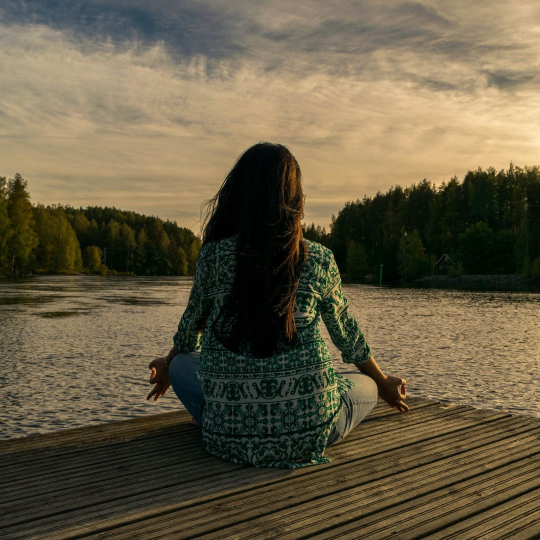
#> input picture test_files/girl.jpg, 1080 x 1080 px, found by its file name (shown at 1/2 size)
$ python updated.py
#> lines starting #> are read from the running program, lines starting #| are printed output that depends on the picture; long printed decimals are rounded
import cv2
import numpy as np
from matplotlib import pyplot as plt
from matplotlib.colors import Normalize
import matplotlib.cm as cm
import imageio.v2 as imageio
import math

def performzeropadding(image):
 org_h,org_w,channel=np.array(image.shape)
 org_h = np.int32(org_h)
 org_w = np.int32(org_w)


 nbh = math.ceil(org_h/8)            #number of block must be divisible by 8
 nbh = np.int32(nbh)

 nbw = math.ceil(org_w/8)
 nbw = np.int32(nbw)

 H =  8 * nbh
 W =  8 * nbw

 paddedimage = np.zeros((H,W,3), 'uint8')
 paddedimage[0:org_h,0:org_w] = image[0:org_h,0:org_w]
 return(paddedimage)


# [64 lines left out: function extractwatermark1, not called in this run]


alpha=0.99
#step-1: Read CoverImage

fn2 = 'C:/Users/dines/Desktop/afterexam/girl.jpg'
coverimage = performzeropadding( imageio.imread(fn2)) #read image in RGB
#> in performzeropadding, `org_h,org_w,channel=np.array(image.shape)`: org_h = 1080; channel = 3
#> in performzeropadding, `nbh = math.ceil(org_h/8)`: nbh = 135
#> in performzeropadding, `H =  8 * nbh`: H = 1080
#> in performzeropadding, paddedimage is the input picture: shape (1080, 1080, 3); mean R, G, B 102.1, 91.9, 68.1
cover_int=coverimage
coverimage=coverimage/255;
# [4 lines of commented-out code are left out]
rgb_image = cv2.cvtColor(cover_int, cv2.COLOR_BGR2RGB) #this is used to convert bgr to rgb
cv2.imwrite('original_cover_image.jpg', rgb_image)

print("Cover Image Size=", coverimage.shape)
#| Cover Image Size= (1080, 1080, 3)
print(type(fn2))
print(type(coverimage))
#| <class 'numpy.ndarray'>


#step-2: Extract Red, Green and Blue Component from cover image

red_cover = coverimage.copy()
# set green and blue channels to 0
red_cover[:, :, 1] = 0
red_cover[:, :, 2] = 0

green_cover = coverimage.copy()
# set red and blue channels to 0
green_cover[:, :, 0] = 0
green_cover[:, :, 2] = 0

blue_cover = coverimage.copy()
# set green and red channels to 0
blue_cover[:, :, 0] = 0
blue_cover[:, :, 1] = 0
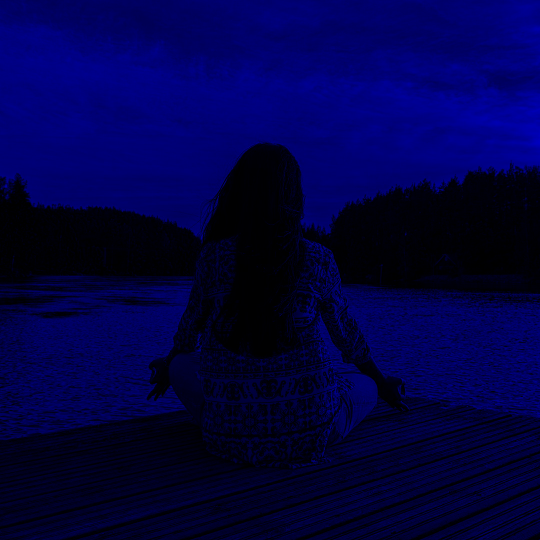
#> blue_cover: shape (1080, 1080, 3) float64 (shown at 1/2 size); mean R, G, B 0, 0, 0.267


# [24 lines of commented-out code are left out]

dct_r_org= cv2.dct(coverimage[:,:,0])
dct_g_org= cv2.dct(coverimage[:,:,1])
dct_b_org= cv2.dct(coverimage[:,:,2])

#checking to see if original figure can be reconstructed using IDCT or not

DCT_RGB_org = np.zeros((coverimage.shape[0],coverimage.shape[1],3), 'float64')
DCT_RGB_org[:,:,0] = cv2.idct(dct_r_org)
DCT_RGB_org[:,:,1] = cv2.idct(dct_g_org)
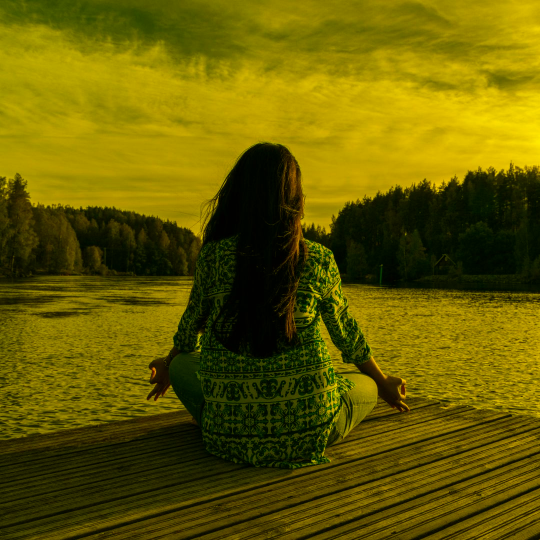
#> DCT_RGB_org: shape (1080, 1080, 3) float64 (shown at 1/2 size); mean of channels 0, 1, 2 0.4, 0.361, 0; drawn with min black and max white
DCT_RGB_org[:,:,2] = cv2.idct(dct_b_org)

normalizedDCT_RGB_org=np.clip(DCT_RGB_org,0,1)
# plt.imshow(normalizedDCT_RGB_org)
# plt.show()
a1=np.uint8(normalizedDCT_RGB_org*255)
rgb_image = cv2.cvtColor(a1, cv2.COLOR_BGR2RGB)
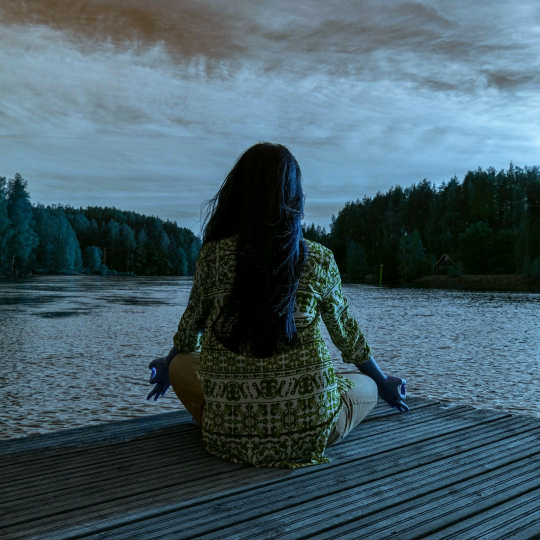
#> rgb_image: shape (1080, 1080, 3) (shown at 1/2 size); mean R, G, B 67.7, 91.5, 101.6


cv2.imwrite('reconstruct_coverimage.jpg',rgb_image)

#Step-4, Read Watermark Image

fn3= 'C:/Users/dines/Desktop/afterexam/watermark.jpg'
watermarkimage = performzeropadding( imageio.imread(fn3)) #read image in RGB
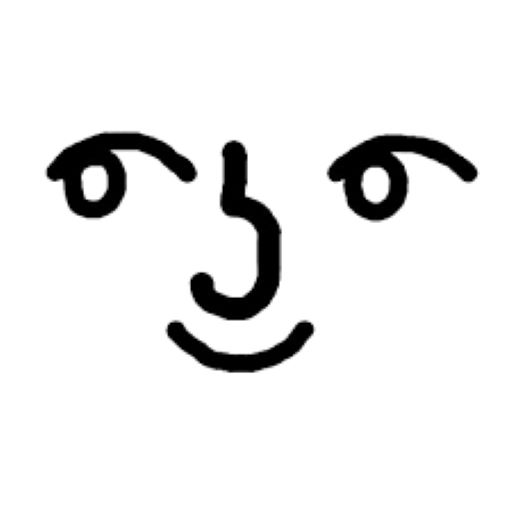
#> input picture test_files/watermark.jpg, 512 x 512 px, found by its file name
#> in performzeropadding, paddedimage is the input picture: shape (512, 512, 3); min 0, max 255, mean 235.8
watermarkimage_int=watermarkimage
watermarkimage=watermarkimage/255;


# plt.imshow(watermarkimage)
# plt.title("Original Watermark Image")
# plt.show()
print("         Watermark Image Size=",watermarkimage.shape)
#|          Watermark Image Size= (512, 512, 3)
rgb_image2= cv2.cvtColor(watermarkimage_int, cv2.COLOR_BGR2RGB)
cv2.imwrite('watermarkimage.jpg',rgb_image2)


#Step-5, Getting DCT for each RGB components for watermark image
dct_r_w= cv2.dct(watermarkimage[:,:,0])
dct_g_w= cv2.dct(watermarkimage[:,:,1])
dct_b_w= cv2.dct(watermarkimage[:,:,2])

#checking to see if original watermark figure can be reconstructed using IDCT or not

DCT_RGB_wat = np.zeros((watermarkimage.shape[0],watermarkimage.shape[1],3), 'float64')
DCT_RGB_wat[:,:,0] = cv2.idct(dct_r_w)
DCT_RGB_wat[:,:,1] = cv2.idct(dct_g_w)
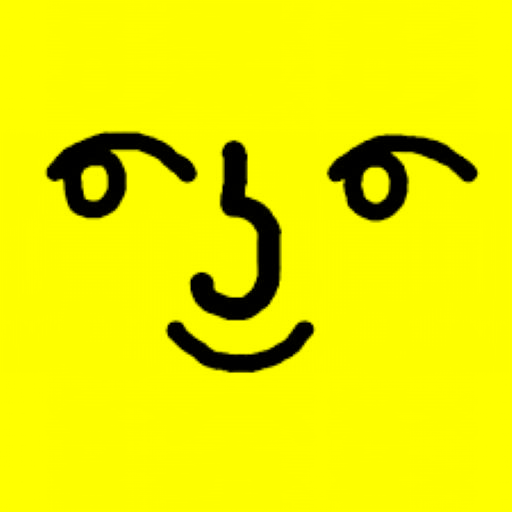
#> DCT_RGB_wat: shape (512, 512, 3) float64; mean of channels 0, 1, 2 0.925, 0.925, 0; drawn as R, G, B
DCT_RGB_wat[:,:,2] = cv2.idct(dct_b_w)
normalizedDCT_RGB_wat = np.clip(DCT_RGB_wat,0,1)   # making in range 0 to 1
# plt.imshow(normalizedDCT_RGB_wat)
# plt.show()
a2=np.uint8(normalizedDCT_RGB_wat*255)
rgb_image3 = cv2.cvtColor(a2, cv2.COLOR_BGR2RGB)
cv2.imwrite('reconstruct_watermarkimage.jpg',rgb_image3)
#step-6, Store the Watermark image into the Cover image  using alpha blending function. alpha=0.99 used here


dct_r_org[1:watermarkimage.shape[0]+1, 1:watermarkimage.shape[1]+1]= alpha * dct_r_org[1:watermarkimage.shape[0]+1, 1:watermarkimage.shape[1]+1] + (1-alpha) * dct_r_w
dct_g_org[1:watermarkimage.shape[0]+1, 1:watermarkimage.shape[1]+1]= alpha * dct_g_org[1:watermarkimage.shape[0]+1, 1:watermarkimage.shape[1]+1] + (1-alpha) * dct_g_w
dct_b_org[1:watermarkimage.shape[0]+1, 1:watermarkimage.shape[1]+1]= alpha * dct_b_org[1:watermarkimage.shape[0]+1, 1:watermarkimage.shape[1]+1] + (1-alpha) * dct_b_w


#Displaying the watermarked image

idct_r=cv2.idct(dct_r_org)
idct_g=cv2.idct(dct_g_org)
idct_b=cv2.idct(dct_b_org)
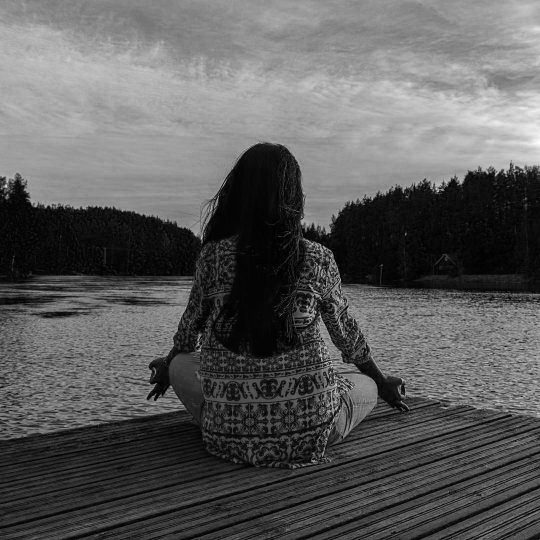
#> idct_b: shape (1080, 1080) float64 (shown at 1/2 size); min -0.00896, max 0.749, mean 0.267; drawn with min black and max white
stagimage = np.zeros((coverimage.shape[0],coverimage.shape[1],3), 'float64')
stagimage[:,:,0]=idct_r;
stagimage[:,:,1]=idct_g;
stagimage[:,:,2]=idct_b;

normalizedstagimage=np.clip(stagimage,0,1)

# plt.imshow(normalizedstagimage)
# plt.title("Watermarked Image")
# plt.show()
a3=np.uint8(normalizedstagimage*255)
rgb_image4 = cv2.cvtColor(a3, cv2.COLOR_BGR2RGB)
cv2.imwrite('watermarked_image.jpg',rgb_image4)
print(type(normalizedstagimage))
#| <class 'numpy.ndarray'>
print(type(rgb_image4))
#| <class 'numpy.ndarray'>
# [12 lines of commented-out code are left out]

psnr = cv2.PSNR(coverimage,normalizedstagimage)
#> psnr = 94.85
mse = ((coverimage - normalizedstagimage) ** 2).mean()
#> mse = 2.13e-05

print("PSNR=",psnr)
#| PSNR= 94.851
print("MSE=",mse)
#| MSE= 2.128150161113074e-05

#Displaying coverimage without watermark

watermarkedimage=stagimage;


DCT_RGB_waterunmarked = np.zeros((coverimage.shape[0],coverimage.shape[1],3), 'float64')

r1_dct=cv2.dct(watermarkedimage[:,:,0])
g1_dct=cv2.dct(watermarkedimage[:,:,1])
b1_dct=cv2.dct(watermarkedimage[:,:,2])


#remove watermark info using inverse alpha blending function
r1_dct[1:watermarkimage.shape[0]+1,1:watermarkimage.shape[1]+1] = dct_r_w + r1_dct[1:watermarkimage.shape[0]+1,1:watermarkimage.shape[1]+1] - dct_r_w/alpha
g1_dct[1:watermarkimage.shape[0]+1,1:watermarkimage.shape[1]+1] = dct_g_w + g1_dct[1:watermarkimage.shape[0]+1,1:watermarkimage.shape[1]+1] - dct_g_w/alpha
b1_dct[1:watermarkimage.shape[0]+1,1:watermarkimage.shape[1]+1] = dct_b_w + g1_dct[1:watermarkimage.shape[0]+1,1:watermarkimage.shape[1]+1] - dct_b_w/alpha

DCT_RGB_waterunmarked[:,:,0]=cv2.idct(r1_dct);
DCT_RGB_waterunmarked[:,:,1]=cv2.idct(g1_dct);
DCT_RGB_waterunmarked[:,:,2]=cv2.idct(b1_dct);

normalizedDCT_RGB_waterunmarked=np.clip(DCT_RGB_waterunmarked,0,1)
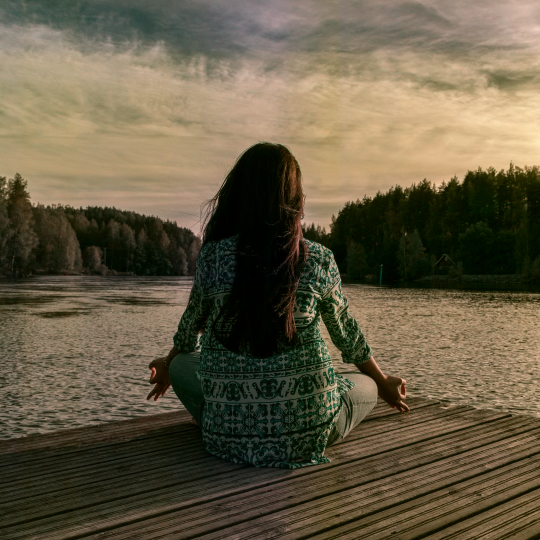
#> normalizedDCT_RGB_waterunmarked: shape (1080, 1080, 3) float64 (shown at 1/2 size); mean of channels 0, 1, 2 0.4, 0.361, 0.271; drawn as R, G, B
# plt.imshow(normalizedDCT_RGB_waterunmarked)
# plt.title("Cover image After Removing Watermark")
# plt.show()
a4=np.uint8(normalizedDCT_RGB_waterunmarked*255)
rgb_image5 = cv2.cvtColor(a4, cv2.COLOR_BGR2RGB)
cv2.imwrite('coverimg_rmvwatermark.jpg',rgb_image5)

# [15 lines of commented-out code are left out]

#> (the run stopped early here; a loop or call above may not have finished)
